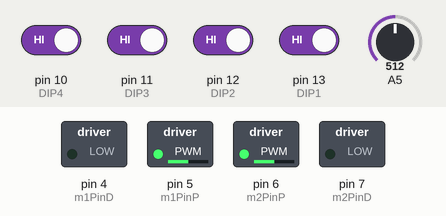
A sketch run on a simulated Arduino Uno, built with avr-gcc and run on an emulated ATmega328P. Shown: switched loads named in the sketch (green lamp = pin HIGH). The inputs (shaded band) are chosen by the test bench; at power-on: pin 10 (DIP4), pin 11 (DIP3), pin 12 (DIP2), pin 13 (DIP1) HIGH, A5 = 512.

Above: at 5.8 s.
5.9 s: A5 set to 716
At 10.7 s:
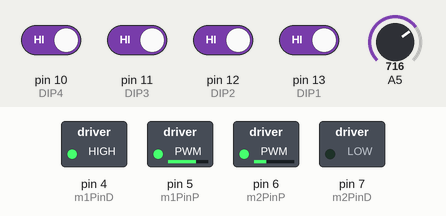
16.1 s: A5 set to 900
26.3 s: A5 set to 511
At 35.8 s:
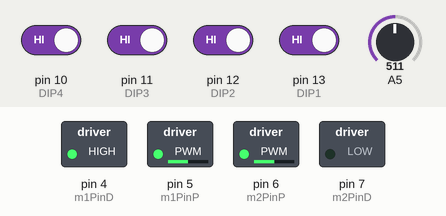
36.5 s: A5 set to 122
46.5 s: A5 set to 0
At 50.9 s:
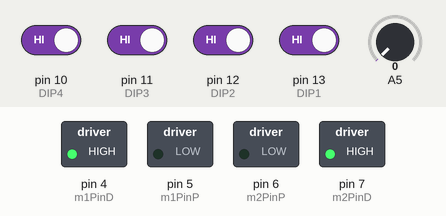
Timing chart, 0 to 66.5 s (numbered marks = the images above; inputs shaded):
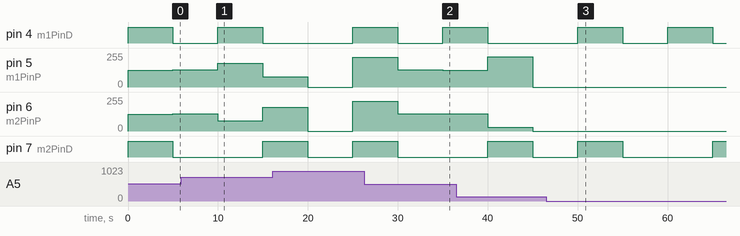

The sketch:

Software.ino
```cpp
int motorPWM;
//Sets up variables for most of the pins
int m1PinP = 5;
int m1PinD =  4;
int m2PinP = 6;
int m2PinD = 7;
int DIP1 = 13;
int DIP2 = 12;
int DIP3 = 11;
int DIP4 = 10;

//Sets up a variable for the potentiometer
double pot;

//Creates variables to store the DIP readings in
int DIP1R, DIP2R, DIP3R, DIP4R;

void setup()
{
  //Initializes all output pins
  pinMode(m1PinP, OUTPUT);
  pinMode(m1PinD, OUTPUT);
  pinMode(m2PinP, OUTPUT);
  pinMode(m2PinD, OUTPUT);

  //Initializes DIP switch pins
  pinMode(DIP1, INPUT_PULLUP);
  pinMode(DIP2, INPUT_PULLUP);
  pinMode(DIP3, INPUT_PULLUP);
  pinMode(DIP4, INPUT_PULLUP);

  //Initializes potentiometer switch
  pinMode(A5, INPUT);

  Serial.begin(9600);
}

void loop()
{
  //Reads the values of each potentiometer and stores them in variables
  DIP1R = digitalRead(DIP1);
  DIP2R = digitalRead(DIP2);
  DIP3R = digitalRead(DIP3);
  DIP4R = digitalRead(DIP4);

  //Calls on each method to show they work, as i couldn't figure out the DIP switch stuff
  fDrive();
  delay(5000);
  bDrive();
  delay(5000);
  rTurn();
  delay(5000);
  lTurn();
  delay(5000);
  stop();
  delay(5000);

  //Is supposed to check which DIP switch is on and switch modes based on that, but I couldn't get it working
  if(DIP1R == HIGH){
	fDrive();
  }
  else if(DIP2R == HIGH){
	bDrive();
  }
  else if(DIP3R == HIGH){
	rTurn();
  }
  else if(DIP4R == HIGH){
	lTurn();
  }
  else{
    stop();
  }
}

//Drive Forwards
void fDrive(){
  //Reads the potentiometer and does some math to get the PWM equivilent
  pot = analogRead(A5);
  motorPWM = (pot / 1023) * 255;

  //Uses analogWrite to set the motor speeds and digitalWrite to set the speed direction
  analogWrite(m1PinP, motorPWM);
  analogWrite(m2PinP, motorPWM);
  digitalWrite(m1PinD, HIGH);
  digitalWrite(m2PinD, HIGH);
}

//Drive backwards
void bDrive(){
  //Reads the potentiometer and does some math to get the PWM equivilent
  pot = analogRead(A5);
  motorPWM = (pot / 1023) * 255;

  analogWrite(m1PinP, -motorPWM);
  analogWrite(m2PinP, -motorPWM);
  digitalWrite(m1PinD, LOW);
  digitalWrite(m2PinD, LOW);
}

void rTurn(){
  //Reads the potentiometer and does some math to get the PWM equivilen
  pot = analogRead(A5);
  motorPWM = (pot / 1023) * 255;

  //Uses analogWrite to set the motor speeds and digitalWrite to set the speed direction
  analogWrite(m1PinP, motorPWM);
  analogWrite(m2PinP, -motorPWM);
  digitalWrite(m1PinD, HIGH);
  digitalWrite(m2PinD, LOW);
}

void lTurn(){
  //Reads the potentiometer and does some math to get the PWM equivilent
  pot = analogRead(A5);
  motorPWM = (pot / 1023) * 255;

  //Uses analogWrite to set the motor speeds and digitalWrite to set the speed direction
  analogWrite(m1PinP, -motorPWM);
  analogWrite(m2PinP, motorPWM);
  digitalWrite(m1PinD, LOW);
  digitalWrite(m2PinD, HIGH);
}

void stop(){
  //Sets the motor speeds to 0 using PWM to stop the motors, and sets the direction controller to a digital low to avoid power consumption
  analogWrite(m1PinP, 0);
  analogWrite(m2PinP, 0);
  digitalWrite(m1PinD, LOW);
  digitalWrite(m2PinD, LOW);
}
```

Measured:
- after the input at 5.9 s, pin 6 (m2PinP): 129/255 → 78/255 after 4.1 s, → 178/255 5.0 s later
- after the input at 26.3 s, pin 6 (m2PinP): 224/255 → 129/255 after 3.7 s
- after the input at 46.5 s, pin 5 (m1PinP): stays 0/255 (without the input it goes to 226/255 after 3.5 s); pin 6 (m2PinP): stays 0/255 (without the input it goes to 30/255 after 3.5 s)
- by itself, pin 4 (m1PinD): alternates HIGH for 5.0 s and LOW for 5.0 s
